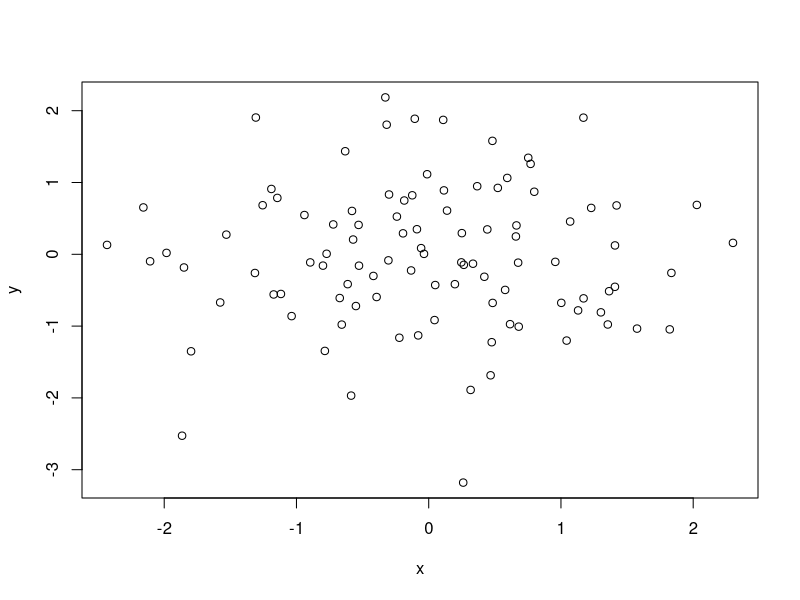

Write the R code that produced this figure.
## ---- chunk 1

x <- rnorm(100)
y <- rnorm(100)
plot(x,y)
